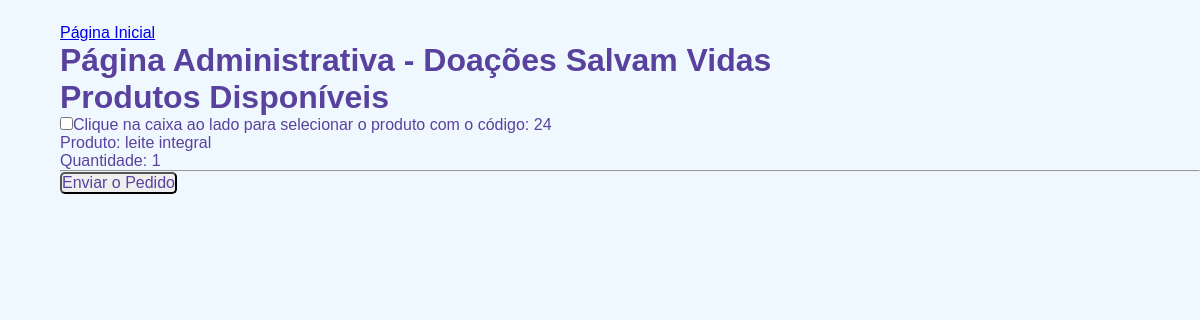
Page /pprod_benef_e.php on the committed database.
### tables this page shows
CREATE TABLE `produtos` (
  `prod_id` int(11) NOT NULL,
  `produto` varchar(50) NOT NULL,
  `quantidade` int(5) NOT NULL,
  `categoria` varchar(50) NOT NULL,
  `id_usuidoa` int(11) NOT NULL,
  `tp_doa` varchar(1) NOT NULL,
  `dt_idoa` timestamp NOT NULL DEFAULT current_timestamp() ON UPDATE current_timestamp(),
  `status` int(1) NOT NULL,
  `id_benef` int(11) NOT NULL,
  `entrega` int(1) NOT NULL
);

### pprod_benef_e.php (the view, shortened to what this page needs)
<!DOCTYPE html>
<html>
<?php
include("con_bd.php");
?>
<!DOCTYPE html>
<html lang="pt-br">
<head>
	<link rel="stylesheet" type="text/css" href="modelo.css" media="screen">
</head>
<body>
   <a href="admin.php">Página Inicial</a><br>
    <h1> Página Administrativa - Doações Salvam Vidas </h1>
    <h1>Produtos Disponíveis</h1>
 <?php
    $pesquisar = $_POST['pesquisar'];
	$query_produtos = "SELECT prod_id, produto, quantidade, id_usuidoa, status FROM produtos WHERE produto LIKE '%$pesquisar%' AND tp_doa='e' AND status='0' ORDER BY dt_idoa asc LIMIT 1";
	$result_produtos = $conn->prepare($query_produtos);
	$result_produtos->execute();
	echo "<form method='POST' action='f_edit_prod_e.php'>";
   		while ($row_produto = $result_produtos->fetch(PDO::FETCH_ASSOC)) {
			extract($row_produto);
			echo "<input type='checkbox' name='produtos[$prod_id]' value='$prod_id'>";
			echo "Clique na caixa ao lado para selecionar o produto com o código: $prod_id <br>";
			echo "Produto: $produto <br>";
			echo "Quantidade: $quantidade <br>";
			echo "<hr>";
			}
	echo "<input type='submit' value='Enviar o Pedido' name='editProdutos'>";
    echo "</form>";
  ?>
</html>

### modelo.css (style rules this page uses)
* { margin: 0; padding: 0; }
body { background-color: #F0F8FF; font-family: sans-serif; font-size: 1em; color: #59429d; margin-left: 5%; margin-top: 2%; justify-content: center; }
input, select, textarea, button { font-family: sans-serif; font-size: 1em; color: #59429d; border-radius: 5px; }

### rows in the picture
produtos: prod_id "24", produto "leite integral", quantidade "1"
